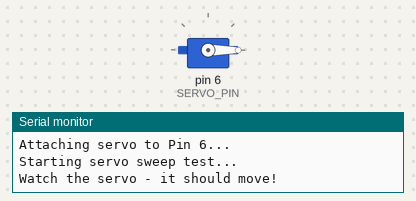
The sketch below on a simulated Arduino Uno, built with avr-gcc and run on an emulated ATmega328P. Parts: servo, the last lines printed to the serial monitor.

Above: at 0.55 s.
At 2.9 s:
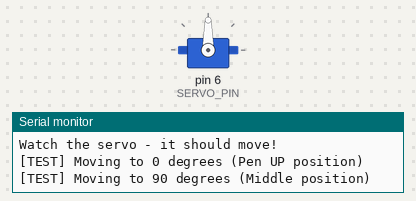
At 5.3 s:
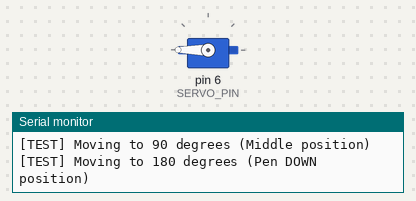
At 10.05 s:
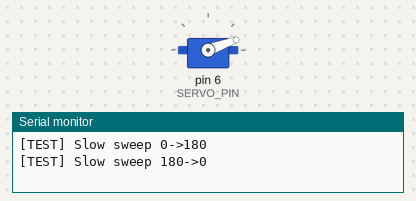
Timing chart, 0 to 14.4 s (numbered marks = the images above):
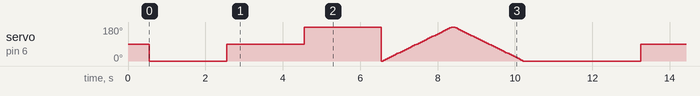

The sketch:

ServoTest.ino
```cpp
/**
 * Simple Servo Test Sketch
 * Upload this to BOX Arduino to test if servo hardware works
 *
 * Connect:
 * - Servo Signal (Orange/Yellow) -> Pin 6
 * - Servo Power (Red) -> 5V (External power recommended!)
 * - Servo Ground (Brown/Black) -> GND
 */

#include <Servo.h>

#define SERVO_PIN 6

Servo testServo;

void setup() {
  Serial.begin(9600);
  Serial.println("=== SERVO HARDWARE TEST ===");
  Serial.println("Attaching servo to Pin 6...");

  testServo.attach(SERVO_PIN);
  delay(500);

  Serial.println("Starting servo sweep test...");
  Serial.println("Watch the servo - it should move!");
}

void loop() {
  // Test 1: Move to 0 degrees
  Serial.println("\n[TEST] Moving to 0 degrees (Pen UP position)");
  testServo.write(0);
  delay(2000);

  // Test 2: Move to 90 degrees (Middle)
  Serial.println("[TEST] Moving to 90 degrees (Middle position)");
  testServo.write(90);
  delay(2000);

  // Test 3: Move to 180 degrees
  Serial.println("[TEST] Moving to 180 degrees (Pen DOWN position)");
  testServo.write(180);
  delay(2000);

  // Test 4: Slow sweep
  Serial.println("[TEST] Slow sweep 0->180");
  for (int pos = 0; pos <= 180; pos += 5) {
    testServo.write(pos);
    delay(50);
  }

  Serial.println("[TEST] Slow sweep 180->0");
  for (int pos = 180; pos >= 0; pos -= 5) {
    testServo.write(pos);
    delay(50);
  }

  Serial.println("\n=== Test cycle complete. Repeating... ===\n");
  delay(1000);
}
```

Measured:
- by itself, servo on pin 6 (SERVO_PIN): moves between 0° and 180°, repeating every 10.7 s
